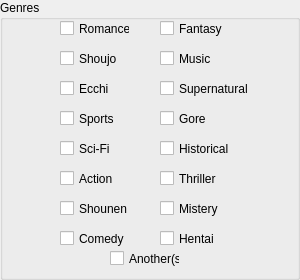
   <widget class="QGroupBox" name="groupBox">
    <property name="enabled">
     <bool>true</bool>
    </property>
    <property name="geometry">
     <rect>
      <x>20</x>
      <y>200</y>
      <width>300</width>
      <height>280</height>
     </rect>
    </property>
    <property name="title">
     <string>Genres</string>
    </property>
    <property name="flat">
     <bool>false</bool>
    </property>
    <property name="checkable">
     <bool>false</bool>
    </property>
    <widget class="QCheckBox" name="g1">
     <property name="geometry">
      <rect>
       <x>60</x>
       <y>20</y>
       <width>70</width>
       <height>17</height>
      </rect>
     </property>
     <property name="text">
      <string>Romance</string>
     </property>
    </widget>
    <widget class="QCheckBox" name="g2">
     <property name="geometry">
      <rect>
       <x>60</x>
       <y>50</y>
       <width>70</width>
       <height>17</height>
      </rect>
     </property>
     <property name="text">
      <string>Shoujo</string>
     </property>
    </widget>
    <widget class="QCheckBox" name="g3">
     <property name="geometry">
      <rect>
       <x>60</x>
       <y>80</y>
       <width>70</width>
       <height>17</height>
      </rect>
     </property>
     <property name="text">
      <string>Ecchi</string>
     </property>
    </widget>
    <widget class="QCheckBox" name="g4">
     <property name="geometry">
      <rect>
       <x>60</x>
       <y>110</y>
       <width>70</width>
       <height>17</height>
      </rect>
     </property>
     <property name="text">
      <string>Sports</string>
     </property>
    </widget>
    <widget class="QCheckBox" name="g5">
     <property name="geometry">
      <rect>
       <x>60</x>
       <y>140</y>
       <width>70</width>
       <height>17</height>
      </rect>
     </property>
     <property name="text">
      <string>Sci-Fi</string>
     </property>
    </widget>
    <widget class="QCheckBox" name="g6">
     <property name="geometry">
      <rect>
       <x>60</x>
       <y>170</y>
       <width>70</width>
       <height>17</height>
      </rect>
     </property>
     <property name="text">
      <string>Action</string>
     </property>
    </widget>
    <widget class="QCheckBox" name="g7">
     <property name="geometry">
      <rect>
       <x>60</x>
       <y>200</y>
       <width>70</width>
       <height>17</height>
      </rect>
     </property>
     <property name="text">
      <string>Shounen</string>
     </property>
    </widget>
    <widget class="QCheckBox" name="g8">
     <property name="geometry">
      <rect>
       <x>60</x>
       <y>230</y>
       <width>70</width>
       <height>17</height>
      </rect>
     </property>
     <property name="text">
      <string>Comedy</string>
     </property>
    </widget>
    <widget class="QCheckBox" name="g13">
     <property name="geometry">
      <rect>
       <x>160</x>
       <y>140</y>
       <width>70</width>
       <height>17</height>
      </rect>
     </property>
     <property name="text">
      <string>Historical</string>
     </property>
    </widget>
    <widget class="QCheckBox" name="g9">
     <property name="geometry">
      <rect>
       <x>160</x>
       <y>20</y>
       <width>70</width>
       <height>17</height>
      </rect>
     </property>
     <property name="text">
      <string>Fantasy</string>
     </property>
    </widget>
    <widget class="QCheckBox" name="g12">
     <property name="geometry">
      <rect>
       <x>160</x>
       <y>110</y>
       <width>70</width>
       <height>17</height>
      </rect>
     </property>
     <property name="text">
      <string>Gore</string>
     </property>
    </widget>
    <widget class="QCheckBox" name="g11">
     <property name="geometry">
      <rect>
       <x>160</x>
       <y>80</y>
       <width>91</width>
       <height>17</height>
      </rect>
     </property>
     <property name="text">
      <string>Supernatural</string>
     </property>
    </widget>
    <widget class="QCheckBox" name="g10">
     <property name="geometry">
      <rect>
       <x>160</x>
       <y>50</y>
       <width>70</width>
       <height>17</height>
      </rect>
     </property>
     <property name="text">
      <string>Music</string>
     </property>
    </widget>
    <widget class="QCheckBox" name="g16">
     <property name="geometry">
      <rect>
       <x>160</x>
       <y>230</y>
       <width>70</width>
       <height>17</height>
      </rect>
     </property>
     <property name="text">
      <string>Hentai</string>
     </property>
    </widget>
    <widget class="QCheckBox" name="g14">
     <property name="geometry">
      <rect>
       <x>160</x>
       <y>170</y>
       <width>70</width>
       <height>17</height>
      </rect>
     </property>
     <property name="text">
      <string>Thriller</string>
     </property>
    </widget>
    <widget class="QCheckBox" name="g15">
     <property name="geometry">
      <rect>
       <x>160</x>
       <y>200</y>
       <width>70</width>
       <height>17</height>
      </rect>
     </property>
     <property name="text">
      <string>Mistery</string>
     </property>
    </widget>
    <widget class="QCheckBox" name="g17">
     <property name="geometry">
      <rect>
       <x>110</x>
       <y>250</y>
       <width>70</width>
       <height>17</height>
      </rect>
     </property>
     <property name="text">
      <string>Another(s)</string>
     </property>
    </widget>
   </widget>
